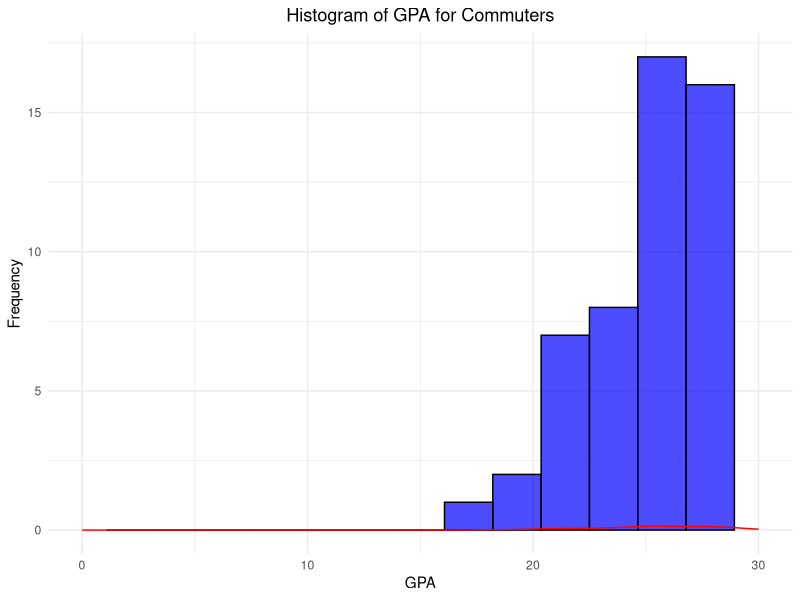
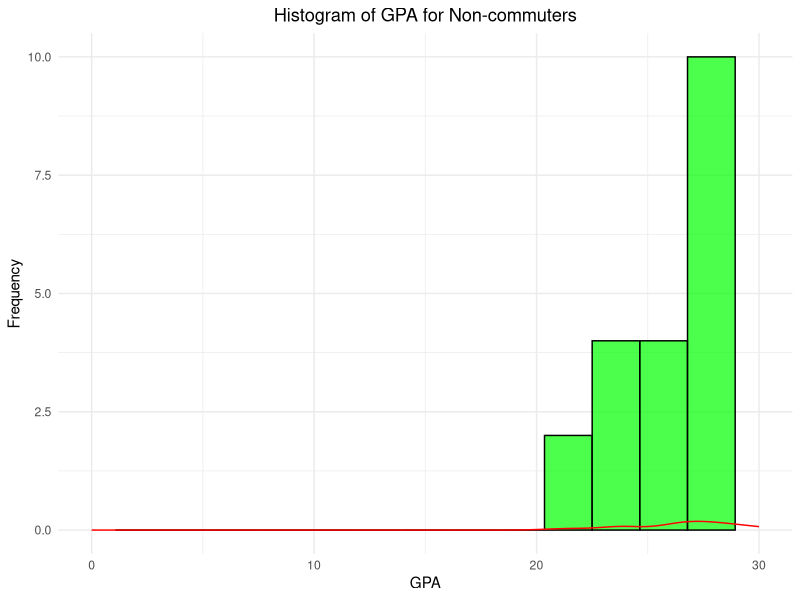
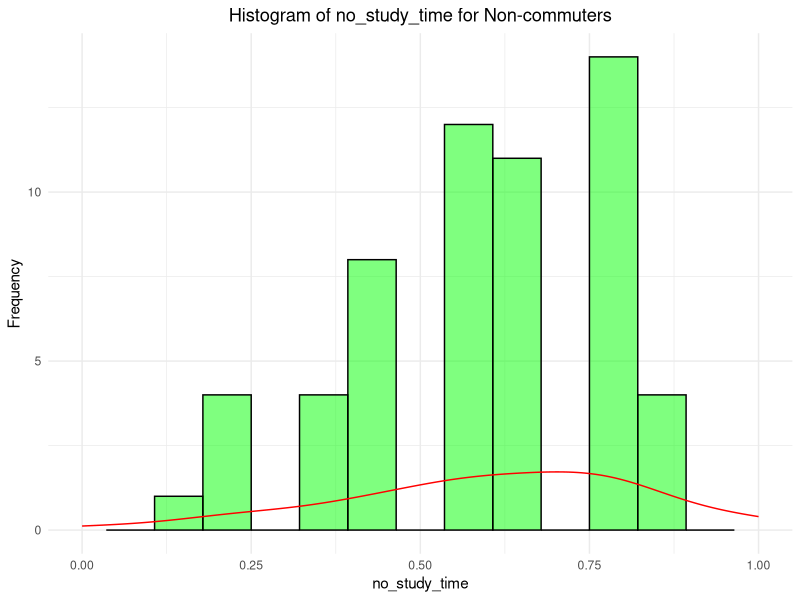
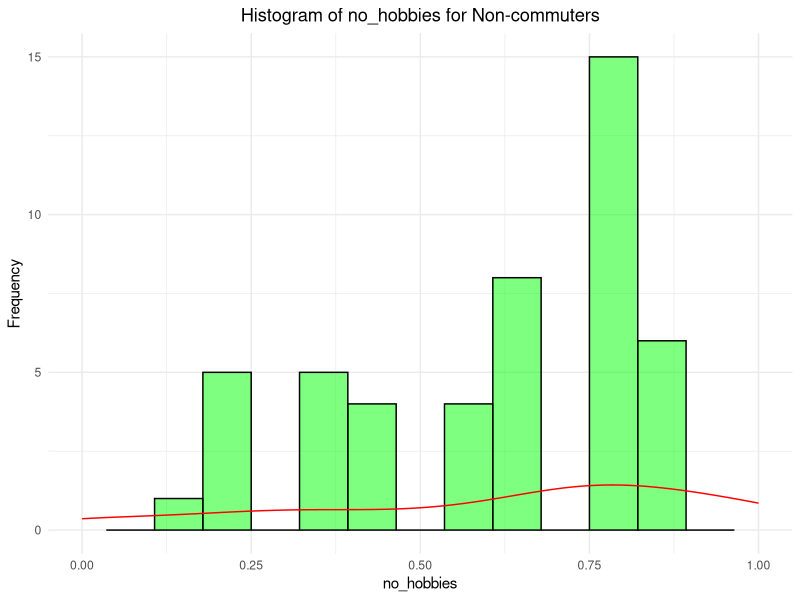
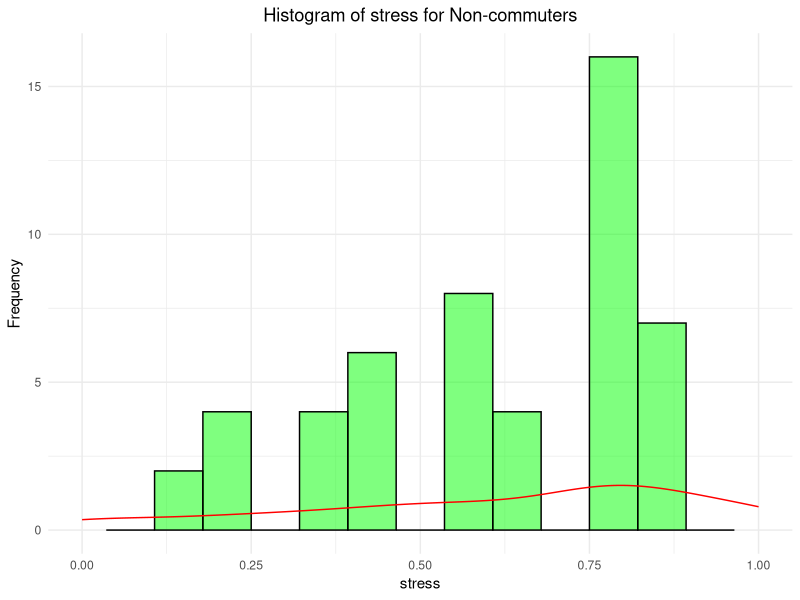
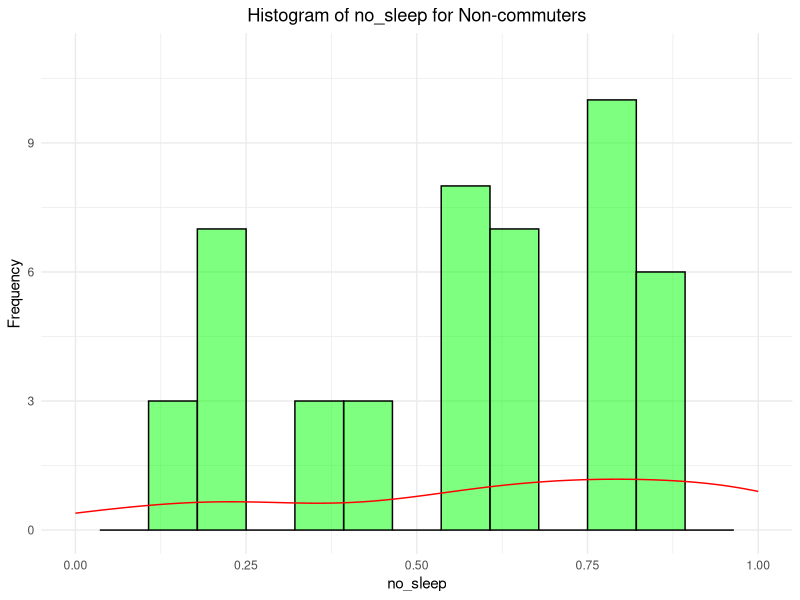
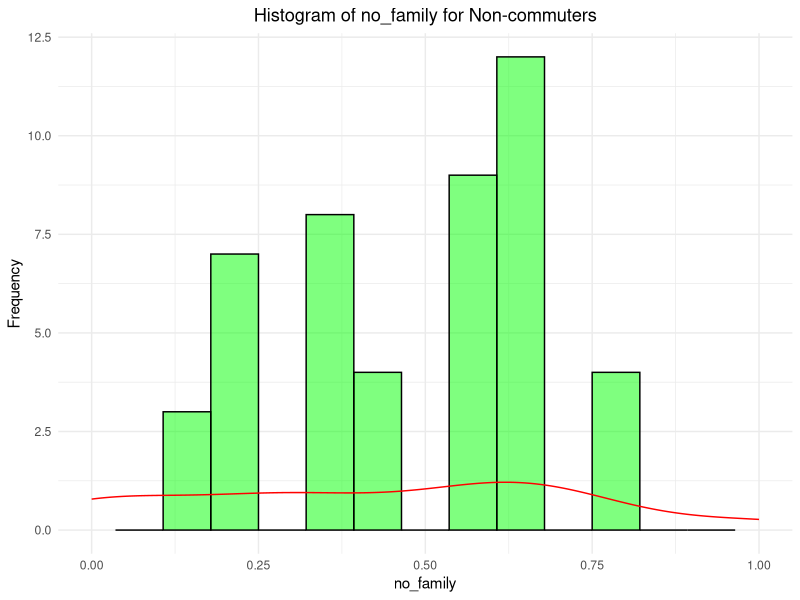
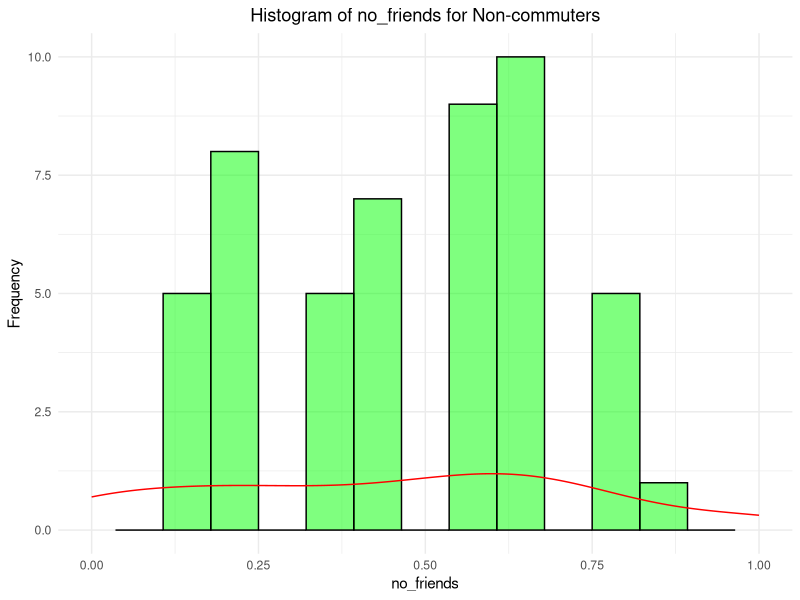

The R script that drew these images, in order:
data <- read.csv("data/merged.csv")
library(ggplot2)
library(dplyr)

n_commuters <- sum(data$is_commuter)
total <- length(data$is_commuter)
n_non_commuters <- total - n_commuters
ratio_commuters <- n_commuters / total

data.frame(
    commuters = n_commuters,
    non_commuters = n_non_commuters,
    ratio_commuters = ratio_commuters
)

attach(data)

# boxplot(gpa[gpa != "N/A"] ~ is_commuter[gpa != "N/A"],
#     data = data,
#     names = c("non commuter", "commuters"),
#     xlab = "is_commuter",
#     ylab = "gpa"
# )

# Histograms for GPA (Commuters)
filtered_commuters <- filter(data, is_commuter == 1 & gpa >= 0 & gpa <= 30)
ggplot(filtered_commuters, aes(x = gpa)) +
  geom_histogram(bins = 15, fill = "blue", color = "black", alpha = 0.7) +
  geom_density(aes(y = ..density..), color = "red") + 
  xlim(0, 30) +  
  ggtitle('Histogram of GPA for Commuters') +
  xlab('GPA') +
  ylab('Frequency') +
  theme_minimal() +
  theme(plot.title = element_text(hjust = 0.5))

# Histogram for GPA (Non-commuters)
filtered_non_commuters <- filter(data, is_commuter == 0 & gpa >= 0 & gpa <= 30)
ggplot(filtered_non_commuters, aes(x = gpa)) +
  geom_histogram(bins = 15, fill = "green", color = "black", alpha = 0.7) +
  geom_density(aes(y = ..density..), color = "red") + 
  xlim(0, 30) +  
  ggtitle('Histogram of GPA for Non-commuters') +
  xlab('GPA') +
  ylab('Frequency') +
  theme_minimal() +
  theme(plot.title = element_text(hjust = 0.5))

#Histogram for mean indices of life quality (Commuters)
filtered_data <- filter(data, is_commuter == 1)
filtered_columns <- filtered_data[, c("no_study_time", "no_hobbies", "stress", "no_sleep", "no_family", "no_friends", "loneliness")]
for (index in colnames(filtered_columns)) {
  xlim_range <- range(filtered_columns[[index]], na.rm = TRUE)
  plot <- ggplot(filtered_columns, aes(x = !!sym(index))) +  
    geom_histogram(bins = 15, alpha = 0.5, fill = "green", color = "black") +
    geom_density(aes(y = ..density..), color = "red") + 
    xlim(xlim_range[1], xlim_range[2]) +  
    ggtitle(paste("Histogram of", index, "for Non-commuters")) +  
    xlab(index) +  
    ylab('Frequency') + 
    theme_minimal() + 
    theme(plot.title = element_text(hjust = 0.5))
  print(plot)
}

#Histogram for mean indices of life quality (Non-commuters)
filtered_data <- filter(data, is_commuter == 0)
filtered_columns <- filtered_data[, c("no_study_time", "no_hobbies", "stress", "no_sleep", "no_family", "no_friends", "loneliness")]
for (index in colnames(filtered_columns)) {
  xlim_range <- range(filtered_columns[[index]], na.rm = TRUE)
  plot <- ggplot(filtered_columns, aes(x = !!sym(index))) +  
    geom_histogram(bins = 15, alpha = 0.5, fill = "purple", color = "black") +
    geom_density(aes(y = ..density..), color = "red") + 
    xlim(xlim_range[1], xlim_range[2]) + 
    ggtitle(paste("Histogram of", index, "for Non-commuters")) +  
    xlab(index) +  
    ylab('Frequency') + 
    theme_minimal() + 
    theme(plot.title = element_text(hjust = 0.5))
  print(plot)
}

# Means for life indices
selected_columns <- c("no_study_time", "no_hobbies", "stress", "no_sleep", "no_family", "no_friends", "loneliness")
data$row_mean <- rowMeans(data[, selected_columns], na.rm = TRUE)
result <- data[, c(selected_columns, "row_mean")]
head(result)

#Boxplot of mean life indices for commuters
boxplot(row_mean ~ is_commuter,
        data = data[!is.na(data$row_mean), ],
        names = c("non commuter", "commuters"),
        xlab = "is_commuter",
        ylab = "gpa"
)

#Pie charts
commute_summary <- data.frame(
  group = c("Non-Commuters", "Commuters"),
  value = c(n_non_commuters, n_commuters)
)
commute_summary$fraction <- commute_summary$value / sum(commute_summary$value)
commute_summary$label <- paste0(commute_summary$group, " (", round(commute_summary$fraction * 100), "%)")

ggplot(commute_summary, aes(x = "", y = fraction, fill = group)) +
  geom_bar(width = 1, stat = "identity") +
  coord_polar(theta = "y") +
  labs(title = "Percentage of Non-Commuters") +
  theme_void() + 
  theme(legend.position = "right") +
  geom_text(aes(label = label), position = position_stack(vjust = 0.5))

#Commuters
n_10 <- sum(data$commute_time == 0.00 & data$is_commuter==1)
n_30 <- sum(data$commute_time == 0.25 & data$is_commuter==1)
n_1 <- sum(data$commute_time == 0.50 & data$is_commuter==1)
n_1.5 <- sum(data$commute_time == 0.75 & data$is_commuter==1)
n_2 <- sum(data$commute_time == 1.00 & data$is_commuter==1)
commute_time_summary <- data.frame(
  group = c("Less than 10 min.", "10-30 min.", "30 min. to 1 hour", "1 hour to 1.5 hours", "More than 2 hours"),
  value = c(n_10, n_30, n_1, n_1.5,n_2)
)
commute_time_summary$fraction <- commute_time_summary$value / sum(commute_summary$value)
commute_time_summary$label <- paste0(commute_time_summary$group, " (", round(commute_time_summary$fraction * 100), "%)")

ggplot(commute_time_summary, aes(x = "", y = fraction, fill = group)) +
  geom_bar(width = 1, stat = "identity") +
  coord_polar(theta = "y") +
  labs(title = "Percentage of commuting times for Commuters") +
  theme_void() + 
  theme(legend.position = "right") +
  geom_text(aes(label = label), position = position_stack(vjust = 0.5))

#Non-commuters
n_10 <- sum(data$commute_time == 0.00 & data$is_commuter==0)
n_30 <- sum(data$commute_time == 0.25 & data$is_commuter==0)
n_1 <- sum(data$commute_time == 0.50 & data$is_commuter==0)
n_1.5 <- sum(data$commute_time == 0.75 & data$is_commuter==0)
n_2 <- sum(data$commute_time == 1.00 & data$is_commuter==0)
commute_time_summary <- data.frame(
  group = c("Less than 10 min.", "10-30 min.", "30 min. to 1 hour", "1 hour to 1.5 hours", "More than 2 hours"),
  value = c(n_10, n_30, n_1, n_1.5,n_2)
)
commute_time_summary$fraction <- commute_time_summary$value / sum(commute_summary$value)
commute_time_summary$label <- paste0(commute_time_summary$group, " (", round(commute_time_summary$fraction * 100), "%)")

ggplot(commute_time_summary, aes(x = "", y = fraction, fill = group)) +
  geom_bar(width = 1, stat = "identity") +
  coord_polar(theta = "y") +
  labs(title = "Percentage of commuting times for Non-commuters") +
  theme_void() + 
  theme(legend.position = "right") +
  geom_text(aes(label = label), position = position_stack(vjust = 0.5))

#Checking normality of variables: commuters_gpa and noncommuters_gpa
commuters_gpa <- data$gpa[data$is_commuter == 1 & data$gpa != -1]
non_commuters_gpa <- data$gpa[data$is_commuter == 0 & data$gpa != -1]
shapiro.test(commuters_gpa)
shapiro.test(non_commuters_gpa)

#Permorming Wicoxon test since Shapiro test showed the GPA distribution for commuters was not normal
#Testing the null hypothesis "Commuters have a lower GPA than non-commuters":
wilcox_test_result <- wilcox.test(commuters_gpa, non_commuters_gpa, 
                                  alternative = "less") 
print(wilcox_test_result)

#Anova to test "More time commuting implies lower GPA":
data$commute_time_group <- as.factor(data$commute_time)  
filtered_data <- filter(data, commute_time > 0 & gpa != -1) 
boxplot(gpa[gpa != -1] ~ commute_time_group[gpa != -1], data = filtered_data,
            xlab = "Commute Time Group",
            ylab = "GPA",
            main = "GPA by Commute Time Group",
            col = c("skyblue", "lightgreen", "pink"))
anova_result <- aov(gpa ~ commute_time_group, data = filtered_data)
summary(anova_result)


